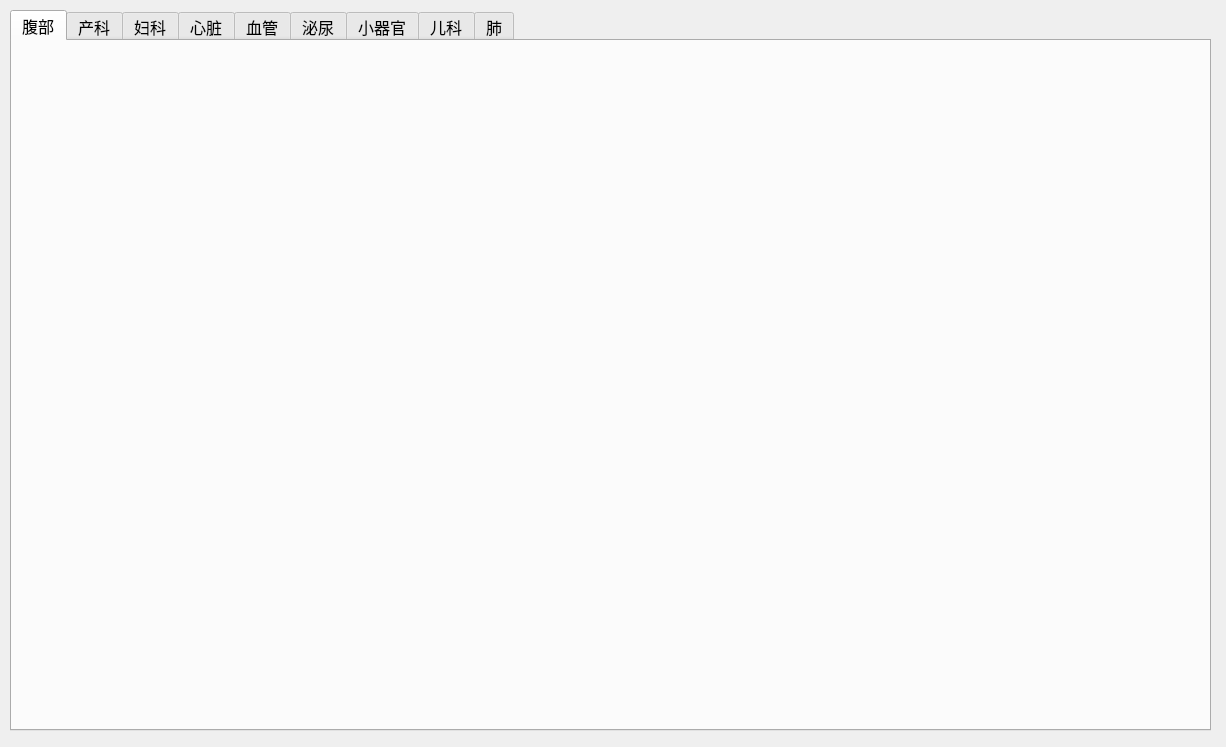
<?xml version="1.0" encoding="UTF-8"?>
<ui version="4.0">
 <class>Form</class>
 <widget class="QWidget" name="Form">
  <property name="geometry">
   <rect>
    <x>0</x>
    <y>0</y>
    <width>1226</width>
    <height>747</height>
   </rect>
  </property>
  <property name="windowTitle">
   <string>Form</string>
  </property>
  <widget class="QTabWidget" name="tabWidget">
   <property name="geometry">
    <rect>
     <x>10</x>
     <y>10</y>
     <width>1201</width>
     <height>721</height>
    </rect>
   </property>
   <property name="font">
    <font>
     <pointsize>12</pointsize>
    </font>
   </property>
   <property name="currentIndex">
    <number>0</number>
   </property>
   <widget class="Abd" name="tab_abd">
    <property name="font">
     <font>
      <pointsize>12</pointsize>
     </font>
    </property>
    <attribute name="title">
     <string>腹部</string>
    </attribute>
   </widget>
   <widget class="Ob" name="tab_ob">
    <attribute name="title">
     <string>产科</string>
    </attribute>
   </widget>
   <widget class="Gyn" name="tab_gyn">
    <attribute name="title">
     <string>妇科</string>
    </attribute>
   </widget>
   <widget class="Card" name="tab_card">
    <attribute name="title">
     <string>心脏</string>
    </attribute>
   </widget>
   <widget class="Vas" name="tab_vas">
    <attribute name="title">
     <string>血管</string>
    </attribute>
   </widget>
   <widget class="Uro" name="tab_uro">
    <attribute name="title">
     <string>泌尿</string>
    </attribute>
   </widget>
   <widget class="Smp" name="tab_smp">
    <attribute name="title">
     <string>小器官</string>
    </attribute>
   </widget>
   <widget class="Ped" name="tab_ped">
    <attribute name="title">
     <string>儿科</string>
    </attribute>
   </widget>
   <widget class="QWidget" name="tab_lung">
    <attribute name="title">
     <string>肺</string>
    </attribute>
   </widget>
  </widget>
 </widget>
 <customwidgets>
  <customwidget>
   <class>Abd</class>
   <extends>QWidget</extends>
   <header>depart.Abd</header>
   <container>1</container>
  </customwidget>
  <customwidget>
   <class>Gyn</class>
   <extends>QWidget</extends>
   <header>depart.Gyn</header>
   <container>1</container>
  </customwidget>
  <customwidget>
   <class>Ob</class>
   <extends>QWidget</extends>
   <header>depart.Ob</header>
   <container>1</container>
  </customwidget>
  <customwidget>
   <class>Card</class>
   <extends>QWidget</extends>
   <header>depart.Card</header>
   <container>1</container>
  </customwidget>
  <customwidget>
   <class>Vas</class>
   <extends>QWidget</extends>
   <header>depart.Vas</header>
   <container>1</container>
  </customwidget>
  <customwidget>
   <class>Uro</class>
   <extends>QWidget</extends>
   <header>depart.Uro</header>
   <container>1</container>
  </customwidget>
  <customwidget>
   <class>Smp</class>
   <extends>QWidget</extends>
   <header>depart.Smp</header>
   <container>1</container>
  </customwidget>
  <customwidget>
   <class>Ped</class>
   <extends>QWidget</extends>
   <header>depart.Ped</header>
   <container>1</container>
  </customwidget>
 </customwidgets>
 <resources/>
 <connections/>
</ui>
